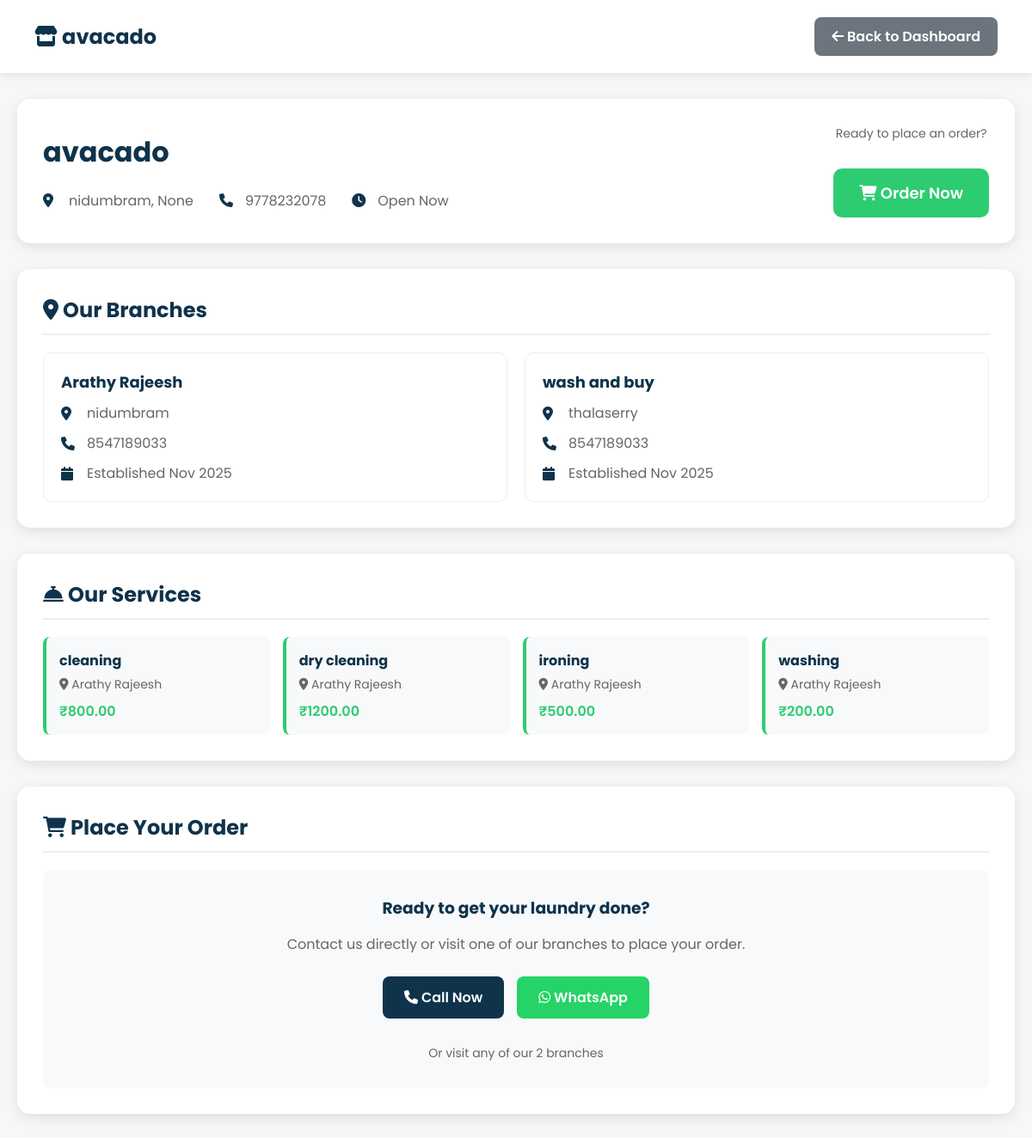
Page /shop/1/ (signed in) on the committed database.
### shop/models.py (models this page shows, shortened)
class LaundryShop(models.Model):
    name = models.CharField(max_length=100, unique=True)
    email = models.EmailField(unique=True)
    password = models.CharField(max_length=128)
    address = models.TextField()
    city = models.CharField(max_length=100, blank=True, null=True)
    latitude = models.CharField(max_length=100, blank=True, null=True)
    longitude = models.CharField(max_length=100, blank=True, null=True)
    is_open = models.BooleanField(default=True)
    is_approved = models.BooleanField(default=False)
    phone = models.CharField(max_length=15)
    image = models.ImageField(upload_to="shops/", blank=True, null=True)
    created_at = models.DateTimeField(auto_now_add=True)

class Branch(models.Model):
    shop = models.ForeignKey(LaundryShop, on_delete=models.CASCADE, related_name='branches')
    name = models.CharField(max_length=150)
    address = models.TextField()
    phone = models.CharField(max_length=50, blank=True, null=True)
    created_at = models.DateTimeField(auto_now_add=True)
    class Meta:
        unique_together = ('shop', 'name')
        ordering = ['name']

class Service(models.Model):
    branch = models.ForeignKey('Branch', on_delete=models.CASCADE, related_name='services')
    name = models.CharField(max_length=120)
    price = models.DecimalField(max_digits=10, decimal_places=2, null=True, blank=True)  # optional
    created_at = models.DateTimeField(auto_now_add=True)
    class Meta:
        unique_together = ('branch', 'name')
        ordering = ['name']

### shop/views.py (the view)
# urls.py: path("shop/<int:shop_id>/", views.shop_detail, name="shop_detail"),
@login_required
def shop_detail(request, shop_id):
    shop = get_object_or_404(LaundryShop, id=shop_id, is_approved=True)
    branches = Branch.objects.filter(shop=shop).prefetch_related('services')
    if branches.count() == 1:
        return redirect('branch_detail', branch_id=branches.first().id)
    all_services = Service.objects.filter(branch__shop=shop).select_related('branch')
    context = {
        'shop': shop,
        'branches': branches,
        'all_services': all_services,
    }
    return render(request, 'shop_detail.html', context)

### shop/templates/shop_detail.html (shortened to what this page needs)
{% load static %}
<!DOCTYPE html>
<html lang="en">
<head>
    <link rel="stylesheet" href="https://cdnjs.cloudflare.com/ajax/libs/font-awesome/6.0.0-beta3/css/all.min.css">
</head>
<body>
    <div class="header">
        <h1><i class="fas fa-store"></i> {{ shop.name }}</h1>
        <div>
            <a href="{% url 'dashboard' %}" class="btn btn-secondary">
                <i class="fas fa-arrow-left"></i> Back to Dashboard
            </a>
        </div>
    </div>
    <div class="container">
        <div class="shop-header">
            <div class="shop-info">
                <h1>{{ shop.name }}</h1>
                <div class="shop-details">
                    <div class="detail-item">
                        <i class="fas fa-map-marker-alt"></i>
                        <span>{{ shop.address }}, {{ shop.city }}</span>
                    </div>
                    <div class="detail-item">
                        <i class="fas fa-phone"></i>
                        <span>{{ shop.phone }}</span>
                    </div>
                    <div class="detail-item">
                        <i class="fas fa-clock"></i>
                        <span>{% if shop.is_open %}Open Now{% else %}Currently Closed{% endif %}</span>
                    </div>
                </div>
            </div>
            <div class="order-section">
                <div style="font-size: 14px; color: #666; margin-bottom: 10px;">
                    Ready to place an order?
                </div>
                <a href="{% url 'select_services' shop.id %}" class="order-btn">
                    <i class="fas fa-shopping-cart"></i> Order Now
                </a>
            </div>
        </div>
        <div class="section">
            <h2><i class="fas fa-map-marker-alt"></i> Our Branches</h2>
            {% if branches %}
                <div class="branches-grid">
                    {% for branch in branches %}
                        <div class="branch-card">
                            <h3>{{ branch.name }}</h3>
                            <div class="detail-item" style="margin-bottom: 10px;">
                                <i class="fas fa-map-marker-alt"></i>
                                <span>{{ branch.address }}</span>
                            </div>
                            {% if branch.phone %}
                                <div class="detail-item" style="margin-bottom: 10px;">
                                    <i class="fas fa-phone"></i>
                                    <span>{{ branch.phone }}</span>
                                </div>
                            {% endif %}
                            <div class="detail-item">
                                <i class="fas fa-calendar"></i>
                                <span>Established {{ branch.created_at|date:"M Y" }}</span>
                            </div>
                        </div>
                    {% endfor %}
                </div>
            {% else %}
                <div class="empty-state">
                    <i class="fas fa-map-marker-alt"></i>
                    <p>No branches available yet</p>
                </div>
            {% endif %}
        </div>
        <div class="section">
            <h2><i class="fas fa-concierge-bell"></i> Our Services</h2>
            {% if all_services %}
                <div class="services-grid">
                    {% for service in all_services %}
                        <div class="service-card">
                            <h4>{{ service.name }}</h4>
                            <div style="color: #666; font-size: 14px; margin-bottom: 8px;">
                                <i class="fas fa-map-marker-alt"></i> {{ service.branch.name }}
                            </div>
                            {% if service.price %}
                                <div class="service-price">₹{{ service.price }}</div>
                            {% else %}
                                <div class="service-price">Price on Request</div>
                            {% endif %}
                        </div>
                    {% endfor %}
                </div>
            {% else %}
                <div class="empty-state">
                    <i class="fas fa-concierge-bell"></i>
                    <p>No services available yet</p>
                </div>
            {% endif %}
        </div>
        <div id="order-form" class="section">
            <h2><i class="fas fa-shopping-cart"></i> Place Your Order</h2>
            <div style="background: #f8f9fa; padding: 30px; border-radius: 10px; text-align: center;">
                <h3 style="color: var(--primary-color); margin-bottom: 15px;">Ready to get your laundry done?</h3>
                <p style="color: #666; margin-bottom: 25px;">
                    Contact us directly or visit one of our branches to place your order.
                </p>
                <div style="display: flex; gap: 15px; justify-content: center; flex-wrap: wrap;">
                    <a href="tel:{{ shop.phone }}" class="btn btn-primary" style="padding: 12px 25px;">
                        <i class="fas fa-phone"></i> Call Now
                    </a>
                    <a href="https://wa.me/{{ shop.phone|slice:":1" }}" target="_blank" class="btn" style="background: #25d366; color: white; padding: 12px 25px;">
                        <i class="fab fa-whatsapp"></i> WhatsApp
                    </a>
                    {% if branches %}
                        <div style="margin-top: 15px; width: 100%; text-align: center; color: #666; font-size: 14px;">
                            Or visit any of our {{ branches|length }} branches
                        </div>
                    {% endif %}
                </div>
            </div>
        </div>
    </div>
</body>
</html>

### shop/templates/shop_detail.html (style rules this page uses)
* { margin: 0; padding: 0; font-family: "Poppins", sans-serif; box-sizing: border-box; }
body { background: #f7f7f7; }
:root { --primary-color: #0f334bff; --accent-color: #2ecc71; --secondary-color: #6c757d; }
.header { background: white; padding: 20px 40px; box-shadow: 0 2px 10px rgba(0,0,0,0.1); display: flex; justify-content: space-between; align-items: center; }
.header h1 { color: var(--primary-color); font-size: 24px; }
.btn { padding: 10px 20px; border-radius: 8px; text-decoration: none; font-weight: 600; transition: all 0.3s; border: none; cursor: pointer; display: inline-block; }
.btn-primary { background: var(--primary-color); color: white; }
.btn-secondary { background: var(--secondary-color); color: white; }
.container { max-width: 1200px; margin: 0 auto; padding: 30px 20px; }
.shop-header { background: white; padding: 30px; border-radius: 15px; box-shadow: 0 4px 15px rgba(0,0,0,0.1); margin-bottom: 30px; display: flex; justify-content: space-between; align-items: center; }
.shop-info h1 { color: var(--primary-color); font-size: 32px; margin-bottom: 10px; }
.shop-details { display: flex; gap: 30px; margin-top: 20px; }
.detail-item { display: flex; align-items: center; gap: 10px; color: #666; }
.detail-item i { color: var(--primary-color); width: 20px; }
.order-section { text-align: center; }
.order-btn { background: var(--accent-color); color: white; padding: 15px 30px; border-radius: 10px; text-decoration: none; font-size: 18px; font-weight: 600; display: inline-block; margin-top: 20px; transition: background 0.3s; }
.section { background: white; padding: 30px; border-radius: 15px; box-shadow: 0 4px 15px rgba(0,0,0,0.1); margin-bottom: 30px; }
.section h2 { color: var(--primary-color); font-size: 24px; margin-bottom: 20px; border-bottom: 2px solid #eee; padding-bottom: 10px; }
.branches-grid { display: grid; grid-template-columns: repeat(auto-fit, minmax(300px, 1fr)); gap: 20px; }
.branch-card { border: 1px solid #eee; border-radius: 10px; padding: 20px; transition: all 0.3s; }
.branch-card h3 { color: var(--primary-color); margin-bottom: 10px; font-size: 18px; }
.services-grid { display: grid; grid-template-columns: repeat(auto-fit, minmax(250px, 1fr)); gap: 15px; }
.service-card { background: #f8f9fa; padding: 15px; border-radius: 8px; border-left: 4px solid var(--accent-color); }
.service-card h4 { color: var(--primary-color); margin-bottom: 5px; }
.service-price { font-weight: 600; color: var(--accent-color); }

### rows in the picture
LaundryShop: name "avacado", address "nidumbram", city "None", phone "9778232078"
Branch: name "Arathy Rajeesh", address "nidumbram", phone "8547189033", created_at "Nov 2025"
Branch: name "wash and buy", address "thalaserry", phone "8547189033", created_at "Nov 2025"
Service: name "cleaning", branch.name "Arathy Rajeesh", price "800.00"
Service: name "dry cleaning", branch.name "Arathy Rajeesh", price "1200.00"
Service: name "ironing", branch.name "Arathy Rajeesh", price "500.00"
Service: name "washing", branch.name "Arathy Rajeesh", price "200.00"

### other values in the picture
{{ branches|length }} "2"
